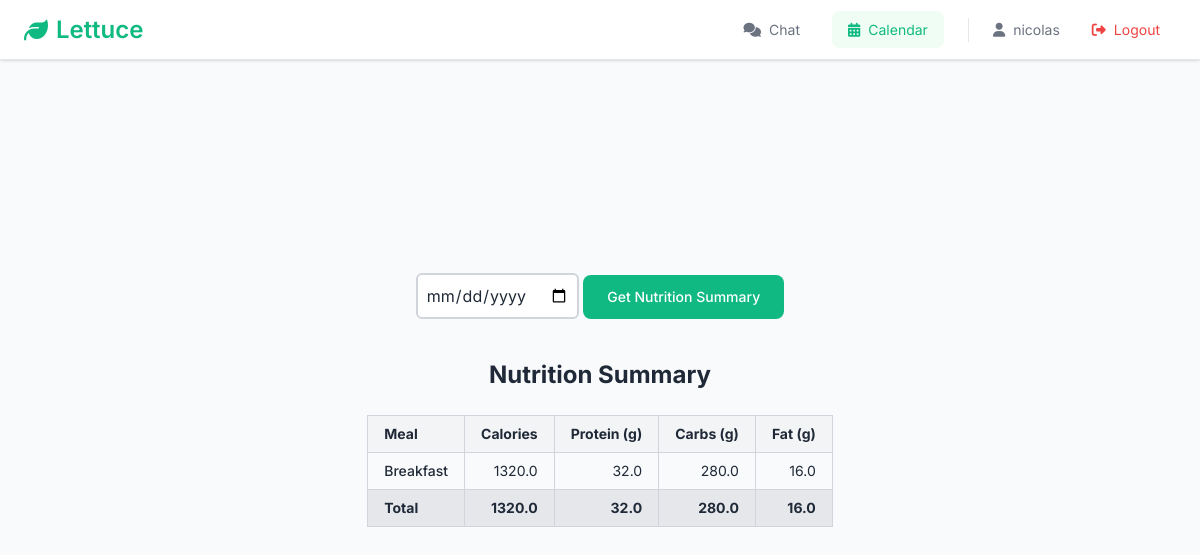
The page /dashboard (signed in) on the database its author committed.
### models.py (models this page shows)
class MealNutrition(db.Model):
    id = db.Column(db.Integer, primary_key=True)
    meal_id = db.Column(db.Integer, db.ForeignKey('meal.id'), nullable=False)
    calories = db.Column(db.Float, nullable=False)
    protein = db.Column(db.Float, nullable=False)
    carbs = db.Column(db.Float, nullable=False)
    fat = db.Column(db.Float, nullable=False)

### views.py (the view)
@views_bp.route('/dashboard', methods=['GET', 'POST'])
@limiter.limit("1 per minute")
@login_required
def dashboard():
    if request.method == 'POST':
        date = request.form.get('date')
        meals_grouped = get_meals_for_date(date, session['user_id'])
        return render_template('dashboard.html', meals=meals_grouped)
    else:
        today = datetime.now().date()
        meals_grouped = get_meals_for_date(today, session['user_id'])
    return render_template('dashboard.html', meals=meals_grouped)

### auth.py (called while the page is built)
def login_required(f):
    @wraps(f)
    def decorated_function(*args, **kwargs):
        if 'user_id' not in session:
            flash('Please log in to access this page.', 'error')
            return redirect(url_for('views.login'))
        return f(*args, **kwargs)
    return decorated_function

### templates/dashboard.html
{% extends "base.html" %}
{% block content %}
{% include "navbar.html" %}
<div class="flex flex-col items-center justify-center h-screen">
  <div class="flex flex-col items-center justify-center w-full h-full">
    <form action="{{ url_for('views.dashboard') }}" method="post">
      <input class="border-2 border-gray-300 rounded-md p-2" type="date" name="date" id="date">
      <button class="btn btn-primary" type="submit">Get Nutrition Summary</button>
    </form>
    <div class="flex flex-col items-center justify-center w-full mt-10">
      <h1 class="text-2xl font-bold text-primary">Nutrition Summary</h1>
      <div class="overflow-x-auto mt-6">
        <table class="table-auto border-collapse border border-gray-300 w-full text-sm text-left">
          <thead class="bg-gray-100">
            <tr>
              <th class="border border-gray-300 px-4 py-2">Meal</th>
              <th class="border border-gray-300 px-4 py-2 text-right">Calories</th>
              <th class="border border-gray-300 px-4 py-2 text-right">Protein (g)</th>
              <th class="border border-gray-300 px-4 py-2 text-right">Carbs (g)</th>
              <th class="border border-gray-300 px-4 py-2 text-right">Fat (g)</th>
            </tr>
          </thead>
          <tbody>
            {% for meal_type in ["breakfast", "lunch", "dinner", "snack"] %}
              {% if meals[meal_type] and meals[meal_type]["calories"] > 0 %}
                <tr class="hover:bg-gray-50">
                  <td class="border border-gray-300 px-4 py-2 font-medium">{{ meal_type.capitalize() }}</td>
                  <td class="border border-gray-300 px-4 py-2 text-right">{{ meals[meal_type]["calories"] }}</td>
                  <td class="border border-gray-300 px-4 py-2 text-right">{{ meals[meal_type]["protein"] }}</td>
                  <td class="border border-gray-300 px-4 py-2 text-right">{{ meals[meal_type]["carbs"] }}</td>
                  <td class="border border-gray-300 px-4 py-2 text-right">{{ meals[meal_type]["fat"] }}</td>
                </tr>
              {% endif %}
            {% endfor %}
            <tr class="font-bold bg-gray-200">
              <td class="border border-gray-300 px-4 py-2">Total</td>
              <td class="border border-gray-300 px-4 py-2 text-right">{{ meals["total"]["calories"] }}</td>
              <td class="border border-gray-300 px-4 py-2 text-right">{{ meals["total"]["protein"] }}</td>
              <td class="border border-gray-300 px-4 py-2 text-right">{{ meals["total"]["carbs"] }}</td>
              <td class="border border-gray-300 px-4 py-2 text-right">{{ meals["total"]["fat"] }}</td>
            </tr>
          </tbody>
        </table>
      </div>
    </div>
  </div>
{% endblock %}

### templates/base.html (shortened to what this page needs)
<!DOCTYPE html>
<html lang="en">
<head>
    <link rel="stylesheet" href="{{ url_for('static', filename='css/main.css') }}">
    <link rel="stylesheet" href="https://cdnjs.cloudflare.com/ajax/libs/font-awesome/6.4.0/css/all.min.css">
    <script src="https://cdn.tailwindcss.com"></script>
</head>
<body>
    <main class="w-full h-screen">
        {% block content %}{% endblock %}
    </main>
</body>
</html>

### templates/navbar.html (shortened to what this page needs)
<nav class="navbar">
  <div class="navbar-container">
      <h1 class="navbar-brand">
          <a href="{{ url_for('views.chat') }}">
              <i class="fas fa-leaf"></i> Lettuce
          </a>
      </h1>
      <div class="navbar-menu">
          <a href="{{ url_for('views.chat') }}" class="navbar-item {% if request.path == url_for('views.chat') %}active{% endif %}">
              <i class="fas fa-comments"></i> Chat
          </a>
          <a href="{{ url_for('views.dashboard') }}" class="navbar-item {% if request.path == url_for('views.dashboard') %}active{% endif %}">
              <i class="fas fa-calendar-alt"></i> Calendar
          </a>
          <span class="navbar-user">
              <i class="fas fa-user"></i> {{ session.get('username', 'User') }}
          </span>
          <a href="{{ url_for('views.logout') }}" class="navbar-item navbar-logout">
              <i class="fas fa-sign-out-alt"></i> Logout
          </a>
      </div>
  </div>
</nav>

### static/css/main.css (style rules this page uses)
:root { --primary: #10b981; --primary-dark: #059669; --secondary: #3b82f6; --accent: #f59e0b; --success: #10b981; --warning: #f59e0b; --error: #ef4444; --info: #3b82f6; --text-primary: #1f2937; --text-secondary: #6b7280; --text-muted: #9ca3af; --bg-primary: #ffffff; --bg-secondary: #f9fafb; --bg-accent: #f0fdf4; --border: #e5e7eb; --border-light: #f3f4f6; --shadow-sm: 0 1px 2px 0 rgb(0 0 0 / 0.05); --shadow: 0 1px 3px 0 rgb(0 0 0 / 0.1), 0 1px 2px -1px rgb(0 0 0 / 0.1); --shadow-md: 0 4px 6px -1px rgb(0 0 0 / 0.1), 0 2px 4px -2px rgb(0 0 0 / 0.1); --shadow-lg: 0 10px 15px -3px rgb(0 0 0 / 0.1), 0 4px 6px -4px rgb(0 0 0 / 0.1); }
* { box-sizing: border-box; }
body { font-family: 'Inter', -apple-system, BlinkMacSystemFont, 'Segoe UI', Roboto, sans-serif; line-height: 1.6; color: var(--text-primary); background-color: var(--bg-secondary); -webkit-font-smoothing: antialiased; -moz-osx-font-smoothing: grayscale; }
h1, h2, h3, h4, h5, h6 { font-weight: 600; line-height: 1.25; margin-bottom: 0.5rem; }
h1 { font-size: 2.25rem; }
a { color: var(--primary); text-decoration: none; transition: color 0.2s ease; }
.btn { display: inline-flex; align-items: center; justify-content: center; padding: 0.75rem 1.5rem; border-radius: 0.5rem; font-weight: 500; font-size: 0.875rem; line-height: 1.25rem; border: none; cursor: pointer; transition: all 0.2s ease; text-decoration: none; gap: 0.5rem; }
.btn-primary { background-color: var(--primary); color: white; }
:root { --panel-width: 450px; }
.navbar { position: fixed; top: 0; left: 0; right: 0; height: 60px; background: var(--bg-primary); border-bottom: 1px solid var(--border); box-shadow: var(--shadow); z-index: 1000; }
.navbar-container { display: flex; align-items: center; justify-content: space-between; height: 100%; padding: 0 1.5rem; max-width: 1400px; margin: 0 auto; }
.navbar-brand { font-size: 1.5rem; font-weight: 600; margin: 0; }
.navbar-brand a { color: var(--primary); display: flex; align-items: center; gap: 0.5rem; }
.navbar-menu { display: flex; align-items: center; gap: 1rem; }
.navbar-item { padding: 0.5rem 1rem; color: var(--text-secondary); border-radius: 0.5rem; transition: all 0.2s; display: flex; align-items: center; gap: 0.5rem; font-size: 0.875rem; }
.navbar-item.active { background: var(--bg-accent); color: var(--primary); }
.navbar-user { color: var(--text-secondary); font-size: 0.875rem; display: flex; align-items: center; gap: 0.5rem; }
.navbar-logout { color: var(--error); }

### rows shown on the page
MealNutrition: capitalize "Breakfast", calories "1320.0", protein "32.0", carbs "280.0", fat "16.0"

### other values the page prints
{{ session.get('username', 'User') }} "nicolas"
{{ meals["total"]["calories"] }} "1320.0"
{{ meals["total"]["protein"] }} "32.0"
{{ meals["total"]["carbs"] }} "280.0"
{{ meals["total"]["fat"] }} "16.0"
